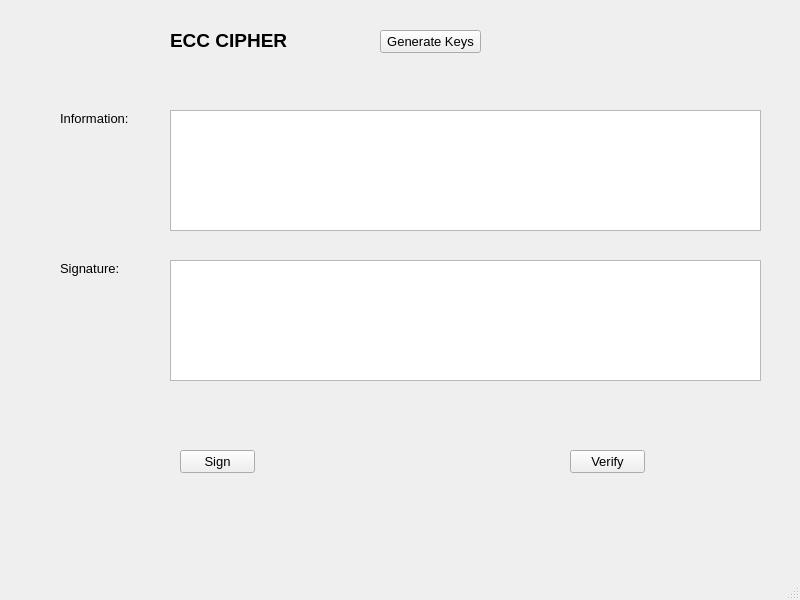
<?xml version="1.0" encoding="UTF-8"?>
<ui version="4.0">
 <class>MainWindow</class>
 <widget class="QMainWindow" name="MainWindow">
  <property name="geometry">
   <rect>
    <x>0</x>
    <y>0</y>
    <width>800</width>
    <height>600</height>
   </rect>
  </property>
  <property name="windowTitle">
   <string>MainWindow</string>
  </property>
  <widget class="QWidget" name="centralwidget">
   <widget class="QLabel" name="label">
    <property name="geometry">
     <rect>
      <x>170</x>
      <y>30</y>
      <width>131</width>
      <height>20</height>
     </rect>
    </property>
    <property name="font">
     <font>
      <pointsize>14</pointsize>
      <weight>75</weight>
      <bold>true</bold>
     </font>
    </property>
    <property name="text">
     <string>ECC CIPHER</string>
    </property>
   </widget>
   <widget class="QLabel" name="label_2">
    <property name="geometry">
     <rect>
      <x>60</x>
      <y>110</y>
      <width>91</width>
      <height>16</height>
     </rect>
    </property>
    <property name="font">
     <font>
      <pointsize>10</pointsize>
     </font>
    </property>
    <property name="text">
     <string>Information:</string>
    </property>
   </widget>
   <widget class="QLabel" name="label_3">
    <property name="geometry">
     <rect>
      <x>60</x>
      <y>260</y>
      <width>71</width>
      <height>16</height>
     </rect>
    </property>
    <property name="font">
     <font>
      <pointsize>10</pointsize>
     </font>
    </property>
    <property name="text">
     <string>Signature:</string>
    </property>
   </widget>
   <widget class="QTextBrowser" name="textBrowser">
    <property name="geometry">
     <rect>
      <x>170</x>
      <y>110</y>
      <width>591</width>
      <height>121</height>
     </rect>
    </property>
   </widget>
   <widget class="QTextBrowser" name="textBrowser_2">
    <property name="geometry">
     <rect>
      <x>170</x>
      <y>260</y>
      <width>591</width>
      <height>121</height>
     </rect>
    </property>
   </widget>
   <widget class="QPushButton" name="pushButton">
    <property name="geometry">
     <rect>
      <x>180</x>
      <y>450</y>
      <width>75</width>
      <height>23</height>
     </rect>
    </property>
    <property name="font">
     <font>
      <pointsize>10</pointsize>
     </font>
    </property>
    <property name="text">
     <string>Sign</string>
    </property>
   </widget>
   <widget class="QPushButton" name="pushButton_2">
    <property name="geometry">
     <rect>
      <x>570</x>
      <y>450</y>
      <width>75</width>
      <height>23</height>
     </rect>
    </property>
    <property name="font">
     <font>
      <pointsize>10</pointsize>
     </font>
    </property>
    <property name="text">
     <string>Verify</string>
    </property>
   </widget>
   <widget class="QPushButton" name="pushButton_3">
    <property name="geometry">
     <rect>
      <x>380</x>
      <y>30</y>
      <width>101</width>
      <height>23</height>
     </rect>
    </property>
    <property name="font">
     <font>
      <pointsize>10</pointsize>
     </font>
    </property>
    <property name="text">
     <string>Generate Keys</string>
    </property>
   </widget>
  </widget>
  <widget class="QMenuBar" name="menubar">
   <property name="geometry">
    <rect>
     <x>0</x>
     <y>0</y>
     <width>800</width>
     <height>21</height>
    </rect>
   </property>
  </widget>
  <widget class="QStatusBar" name="statusbar"/>
 </widget>
 <resources/>
 <connections/>
</ui>
